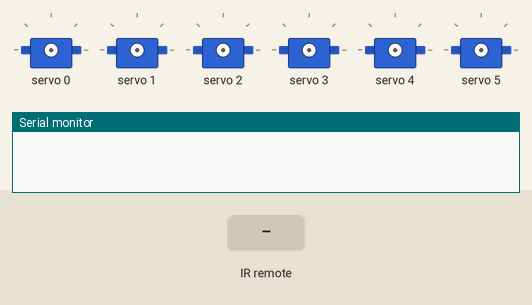
A sketch run on a simulated Arduino Uno, built with avr-gcc and run on an emulated ATmega328P. Parts: 6 × servo, the last lines printed to the serial monitor. The test bench sets the inputs (shaded band).

Above: at 1.2 s.
1.3 s: infrared code 0xFF18E7 received
2.8 s: infrared code 0xFF10EF received
At 4.0 s:
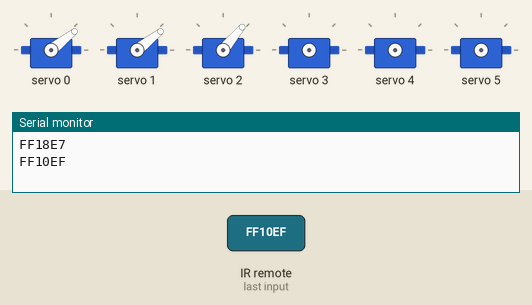
4.3 s: infrared code 0xFF5AA5 received
At 5.4 s:
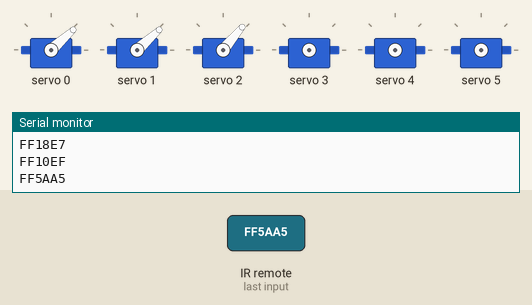
5.8 s: infrared code 0xFF9867 received
At 6.7 s:
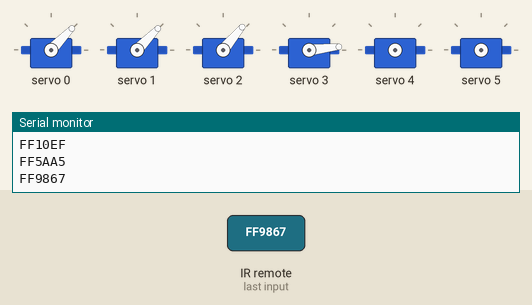
7.3 s: infrared code 0xFFA25D received
At 8.1 s:
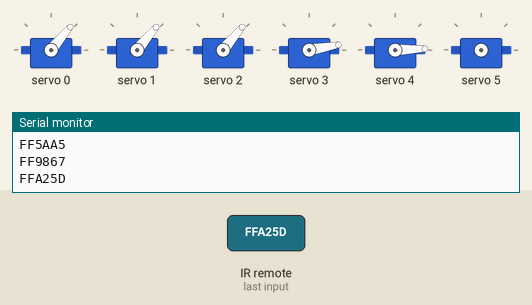
8.8 s: infrared code 0xFF22DD received
At 9.5 s:
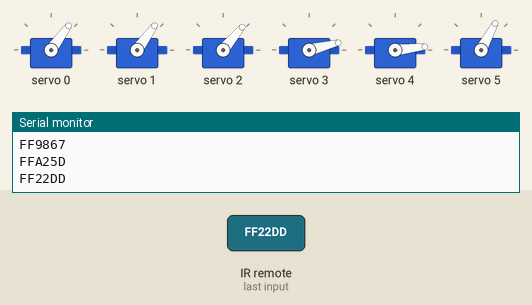
Timing chart, 0 to 11.3 s (numbered marks = the images above; inputs shaded):
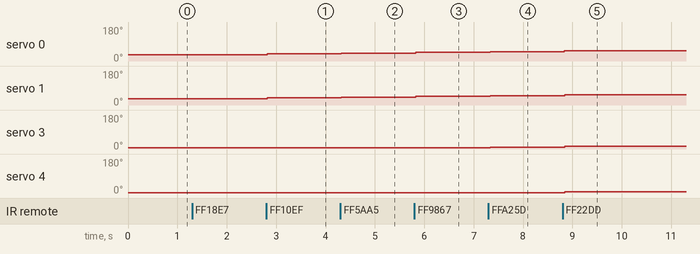

The sketch:

IRremote_test.ino
```cpp
#include <IRremote.h>
#include <Wire.h>
#include <string.h>
#include <Adafruit_PWMServoDriver.h>
int RECV_PIN = 10;

Adafruit_PWMServoDriver pwm = Adafruit_PWMServoDriver();
// Depending on your servo make, the pulse width min and max may vary, you
// want these to be as small/large as possible without hitting the hard stop
// for max range. You'll have to tweak them as necessary to match the servos you
// have!
#define SERVOMIN  150 // this is the 'minimum' pulse length count (out of 4096)
#define SERVOMAX  600 // this is the 'maximum' pulse length count (out of 4096)
boolean stat[12]={0,0,0,0,0,0,0,0,0,0,0,0};//引入状态变量数组，通过遥控决定是维持状态还是更改状态
uint16_t pulselen_x=210;
uint16_t pulselen_y=250;
uint16_t pulselen_z=140;
uint16_t pulselen_z1=130;
uint16_t pulselen_z2=300;
uint16_t pulselen_z3=140;
uint16_t pulselen_z4=140;
IRrecv irrecv(RECV_PIN);
decode_results results;

void setup()
{
  Serial.begin(9600);
  irrecv.enableIRIn(); // Start the receiver
  pwm.begin();
  pwm.setPWMFreq(60);  // Analog servos run at ~60 Hz updates
  delay(10);
}

void loop() {
  if (irrecv.decode(&results)) {
    Serial.println(results.value, HEX);
    switch(results.value){
      case 0xFF18E7://上的键值，两个x轴向y轴正方向转动
        stat[0]=1;
        break;
      case 0xFF4AB5://下的键值，两个x轴向y轴反方向转动
        stat[1]=1;
        break;
      case 0xFF10EF://左的键值，y轴向内转动
        stat[2]=1;
        break;
      case 0xFF5AA5://右的键值，y轴向外转动
        stat[3]=1;
        break;
      case 0xFF9867://0的键值,z轴向下转动
        stat[4]=1;
        break;
      case 0xFFA857://8的键值,z轴向上转动
        stat[5]=1;
        break;
      case 0xFFA25D://1的键值,z1轴顺时针转动，y轴向自己伸展
        stat[6]=1;
        break;
      case 0xFFE21D://3的键值,z1轴逆时针转动
        stat[7]=1;
        break;
      case 0xFF22DD://4的键值,z2轴时钟型顺时针向上抬动
        stat[8]=1;
        break;
      case 0xFFC23D://6的键值,z2轴时钟型逆时针向上抬动
        stat[9]=1;
        break;
      /*
        //360度舵机无法像原来那样驱动
        case 0xFFE01F://7的键值,z3轴向转动
        pulselen_z3+=10;
        if(pulselen_z3>=370) pulselen_z3=370;
        if(pulselen_z3<=140) pulselen_z3=140;
        pwm.setPWM(6, 0, pulselen_z3);
        break;
      case 0xFF906F://9的键值,z3轴向转动
        pulselen_z3-=10;
        if(pulselen_z3>=370) pulselen_z3=370;
        if(pulselen_z3<=140) pulselen_z3=140;
        pwm.setPWM(6, 0, pulselen_z3);
        break;
      */
      case 0xFF6897://*的键值,爪子夹紧
        stat[10]=1;
        break;
      case 0xFFB04F://#的键值,爪子张大
        stat[11]=1;
        break;
      case 0xFFFFFFFF:
        break;
      default:
        memset(stat,0,sizeof(stat));
        Serial.println("good");
    }
    irrecv.resume();
    if(stat[0]==1)
    {
      pulselen_x+=10;
      if(pulselen_x>=440) pulselen_x=440;
      if(pulselen_x<=210) pulselen_x=210;
      pwm.setPWM(0, 0, pulselen_x);
      pwm.setPWM(1, 0, pulselen_x);
    }
    if(stat[1]==1)
    {
      pulselen_x-=10;
        if(pulselen_x>=440) pulselen_x=440;
        if(pulselen_x<=210) pulselen_x=210;
        pwm.setPWM(0, 0, pulselen_x);
        pwm.setPWM(1, 0, pulselen_x);
    }
    if(stat[2]==1)
    {
      pulselen_y+=10;
        if(pulselen_y>=570) pulselen_y=570;
        if(pulselen_y<=250) pulselen_y=250;
        pwm.setPWM(2, 0, pulselen_y);
    }
    if(stat[3]==1)
    {
      pulselen_y-=10;
        if(pulselen_y>=570) pulselen_y=570;
        if(pulselen_y<=250) pulselen_y=250;
        pwm.setPWM(2, 0, pulselen_y);
    }
    if(stat[4]==1)
    {
      pulselen_z+=10;
        if(pulselen_z>=460) pulselen_z=460;
        if(pulselen_z<=140) pulselen_z=140;
        pwm.setPWM(3, 0, pulselen_z);
        //Serial.print("键0:");
        //Serial.println(pulselen_z);
    }
    if(stat[5]==1)
    {
      pulselen_z-=10;
        if(pulselen_z>=460) pulselen_z=460;
        if(pulselen_z<=140) pulselen_z=140;
        pwm.setPWM(3, 0, pulselen_z);
        //Serial.print("键8:");
        //Serial.println(pulselen_z);
    }
    if(stat[6]==1)
    {
      pulselen_z1+=10;
        if(pulselen_z1>=590) pulselen_z1=590;
        if(pulselen_z1<=130) pulselen_z1=130;
        pwm.setPWM(4, 0, pulselen_z1);
    }
    if(stat[7]==1)
    {
      pulselen_z1-=10;
        if(pulselen_z1>=590) pulselen_z1=590;
        if(pulselen_z1<=130) pulselen_z1=130;
        pwm.setPWM(4, 0, pulselen_z1);
    }
    if(stat[8]==1)
    {
      pulselen_z2-=10;
        if(pulselen_z2>=600) pulselen_z2=600;
        if(pulselen_z2<=100) pulselen_z2=100;
        pwm.setPWM(5, 0, pulselen_z2);
        //Serial.print("键4:");
        //Serial.println(pulselen_z2);
    }
    if(stat[9]==1)
    {
      pulselen_z2+=10;
        if(pulselen_z2>=600) pulselen_z2=600;
        if(pulselen_z2<=100) pulselen_z2=100;
        pwm.setPWM(5, 0, pulselen_z2);
        //Serial.print("键6:");
        //Serial.println(pulselen_z2);
    }
    if(stat[10]==1)
    {
      pulselen_z4+=10;
        if(pulselen_z4>=360) pulselen_z4=360;
        if(pulselen_z4<=180) pulselen_z4=180;
        pwm.setPWM(7, 0, pulselen_z4);
        //Serial.print("键*:");
        //Serial.println(pulselen_z4);
    }
    if(stat[11]==1)
    {
      pulselen_z4-=10;
        if(pulselen_z4>=360) pulselen_z4=360;
        if(pulselen_z4<=180) pulselen_z4=180;
        pwm.setPWM(7, 0, pulselen_z4);
        //Serial.print("键#:");
        //Serial.println(pulselen_z4);
    }
  }
  delay(100);
}
```

Measured:
- after the input at 2.8 s, servo 0, servo 1: 34° → 38° at once
- after the input at 4.3 s, servo 0, servo 1: 38° → 42° at once
- after the input at 5.8 s, servo 0, servo 1: 42° → 46° at once
- after the input at 7.3 s, servo 0, servo 1: 46° → 50° at once; servo 3: 6° → 10° at once
- after the input at 8.8 s, servo 0, servo 1: 50° → 54° at once; servo 3: 10° → 14° at once; servo 4: 2° → 6° at once
